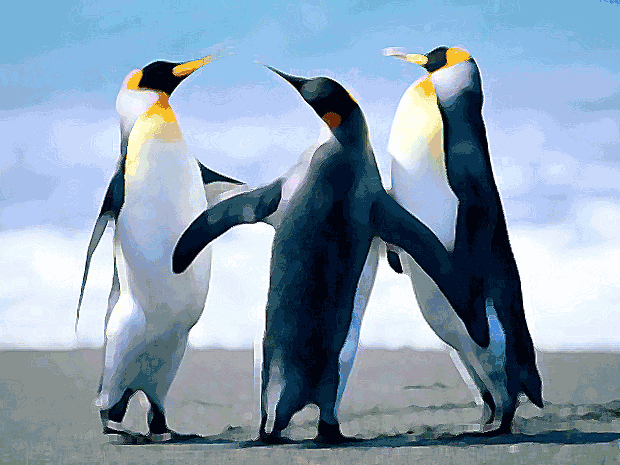
#> input picture Visão Computacional/Card 2/4 - Image Enhancement/penguim.png, 620 x 465 px
$ jupyter execute --allow-errors ImageEnhancemente_pratica.ipynb
#> lines starting #> are read from the running program, lines starting #| are printed output that depends on the picture; after the words box and inside, x2 and y2 are one past the last pixel; in counts of white or black regions, pixels touching at a corner belong together
[cell 1]
import cv2
import numpy as np
import matplotlib.pyplot as plt

imagemBGR = cv2.imread("penguim.png")
#> imagemBGR is the input picture: shape (465, 620, 3); mean B, G, R 177.7, 157.9, 136.7
imagem = imagemBGR[:, :, ::-1]
plt.imshow(imagem)

#> (a cell that did not finish here is left out)

[cell 3]
#convertendo para cinza
cinza = cv2.cvtColor(imagem, cv2.COLOR_RGB2GRAY)
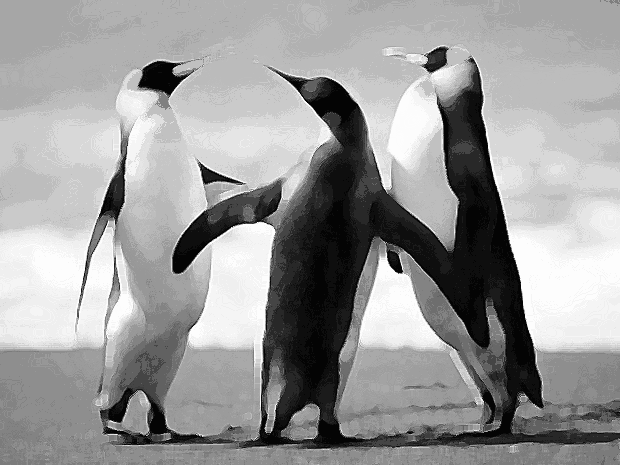
#> cinza: shape (465, 620); min 4, max 253, mean 153.8

#aplicação de threshold binario pixels acima de 127 viram 255, abaixo viram 0
retval, thresh_bin = cv2.threshold(cinza, 127, 255, cv2.THRESH_BINARY)
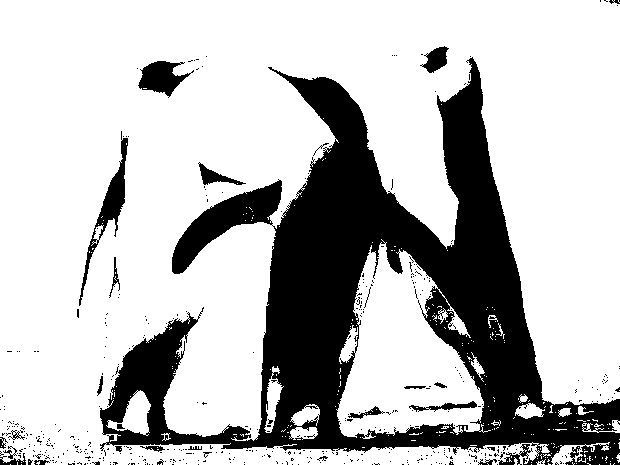
#> thresh_bin: shape (465, 620); 74.1% white; 472 black regions (444 under 20 px), largest, box (x1, y1, x2, y2) and area: (100, 57, 620, 465) 68560, (79, 131, 128, 306) 1429, (138, 61, 194, 98) 1081

#aplicação de threshold adaptativo
thresh_adapt = cv2.adaptiveThreshold(cinza, 255, cv2.ADAPTIVE_THRESH_GAUSSIAN_C,
                                     cv2.THRESH_BINARY, 11, 2)
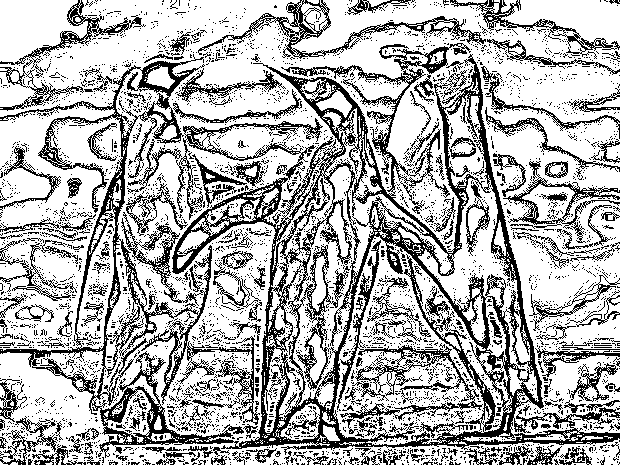
#> thresh_adapt: shape (465, 620); 69.6% white; black in thin lines or dots

plt.figure(figsize=(18, 5))
plt.subplot(141);plt.imshow(cinza, cmap='gray');plt.title("Escala de cinza");
plt.subplot(142);plt.imshow(thresh_bin, cmap='gray');plt.title("Limiarização simples");
plt.subplot(143);plt.imshow(thresh_adapt, cmap='gray');plt.title("Limiarização adaptativa");
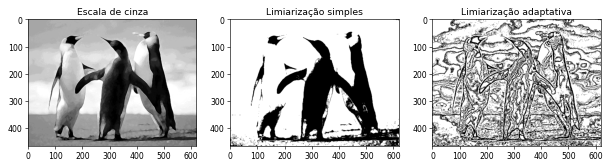
#> figure drawn by matplotlib, 3 panels

[cell 4]
#cria mascara do mesmo tamanho da imagem
mascara = np.zeros(imagem.shape[:2], dtype="uint8")

#desenha um circulo branco
altura, largura= imagem.shape[:2]
#> altura = 465; largura = 620
centro = (largura // 2, altura // 2)
#> centro = (310, 232)
cv2.circle(mascara, centro, min(altura, largura) // 3, 255, -1)
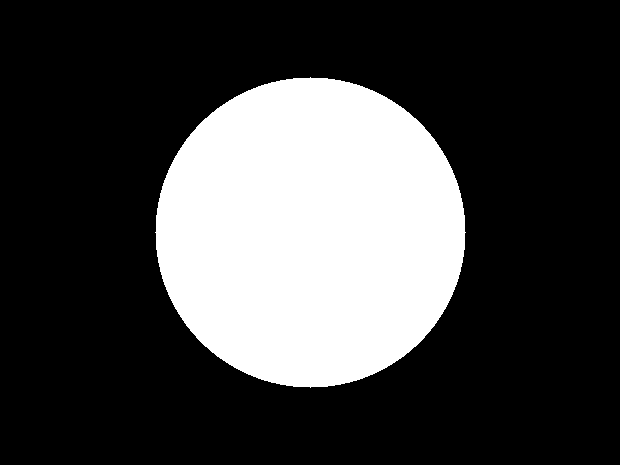
#> mascara: shape (465, 620); 26.2% white; 1 white region, box (x1, y1, x2, y2) and area: (155, 77, 466, 388) 75465

#so aparece onde ta branco
img_final = cv2.bitwise_and(imagem, imagem, mask=mascara)
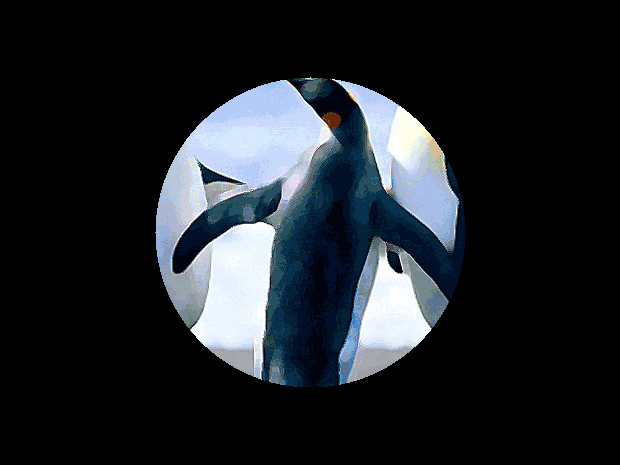
#> img_final: shape (465, 620, 3); mean R, G, B 31.1, 35.5, 40.3

#Inverte as cores
mascara_inv = cv2.bitwise_not(mascara)

plt.figure(figsize=(18, 5))
plt.subplot(141);plt.imshow(mascara, cmap='gray');plt.title("Máscara");
plt.subplot(142);plt.imshow(img_final);plt.title("Aplicação");

$ run again, with Visão Computacional/Card 2/4 - Image Enhancement/checkerboard_color.png copied over Visão Computacional/Card 2/4 - Image Enhancement/penguim.png
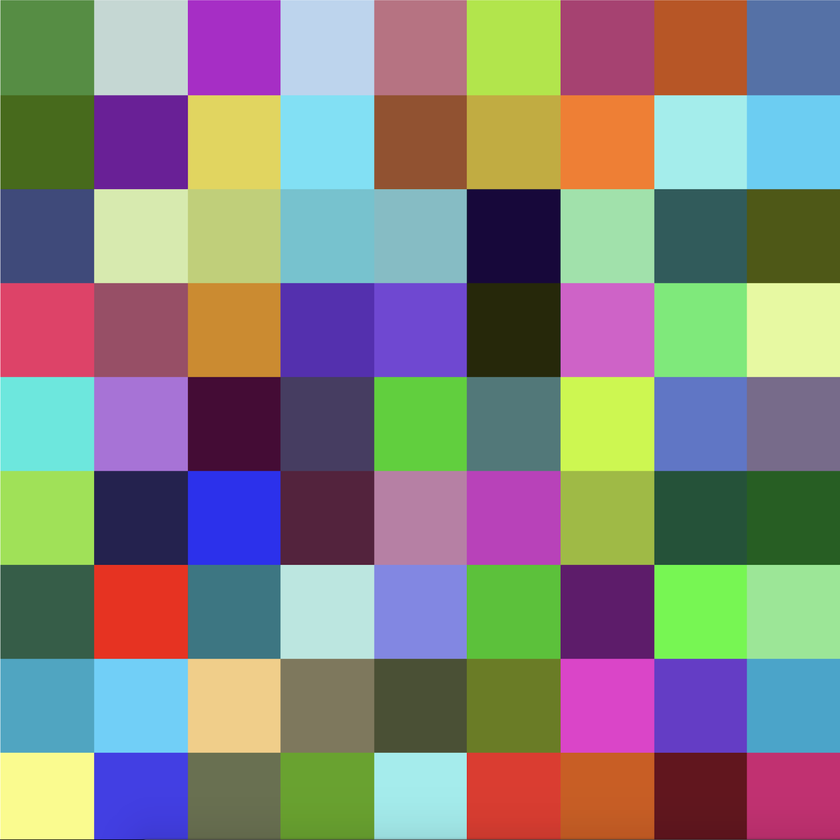
#> input picture Visão Computacional/Card 2/4 - Image Enhancement/checkerboard_color.png, 840 x 840 px, shrunk from 1800 x 1800 before the run
#> imagemBGR is the input picture: shape (840, 840, 3); mean B, G, R 126.7, 131.4, 133.1
#> `retval, thresh_bin = cv2.threshold(cinza, 127, 255, cv2.THRESH_BINARY)`:
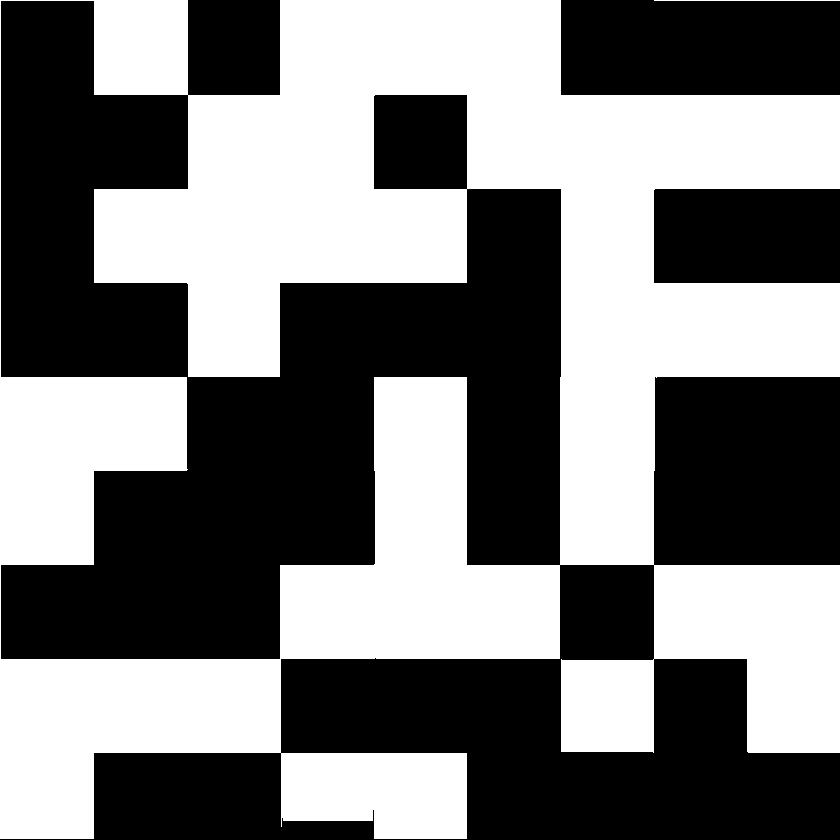
#> thresh_bin: shape (840, 840); 48.1% white; 2 white regions, box (x1, y1, x2, y2) and area: (0, 0, 840, 839) 338904, (654, 0, 840, 1) 186
#> thresh_adapt: shape (840, 840); 93% white; 22 black regions, largest, box (x1, y1, x2, y2) and area: (0, 0, 840, 840) 37480, (0, 658, 652, 840) 7037, (1, 379, 5, 563) 542
#> mascara: shape (840, 840); 34.9% white; 1 white region, box (x1, y1, x2, y2) and area: (140, 140, 701, 701) 246253
#> `img_final = cv2.bitwise_and(imagem, imagem, mask=mascara)`:
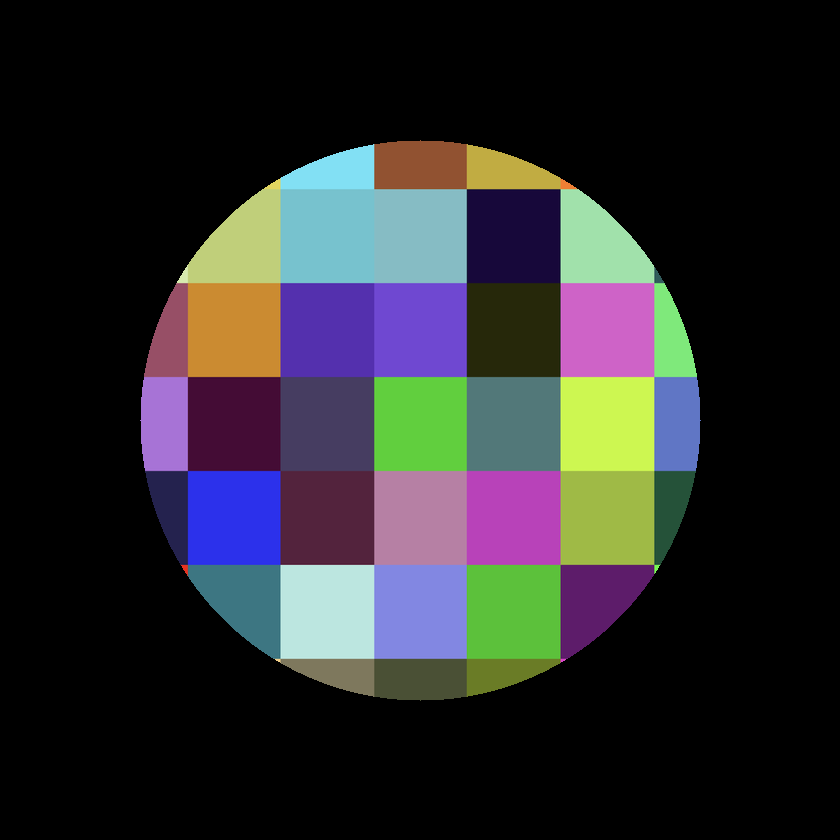
#> img_final: shape (840, 840, 3); mean R, G, B 41.9, 42.1, 44.7

$ run again, with Visão Computacional/Card 2/4 - Image Enhancement/New_Zealand_Coast.jpg saved as Visão Computacional/Card 2/4 - Image Enhancement/penguim.png
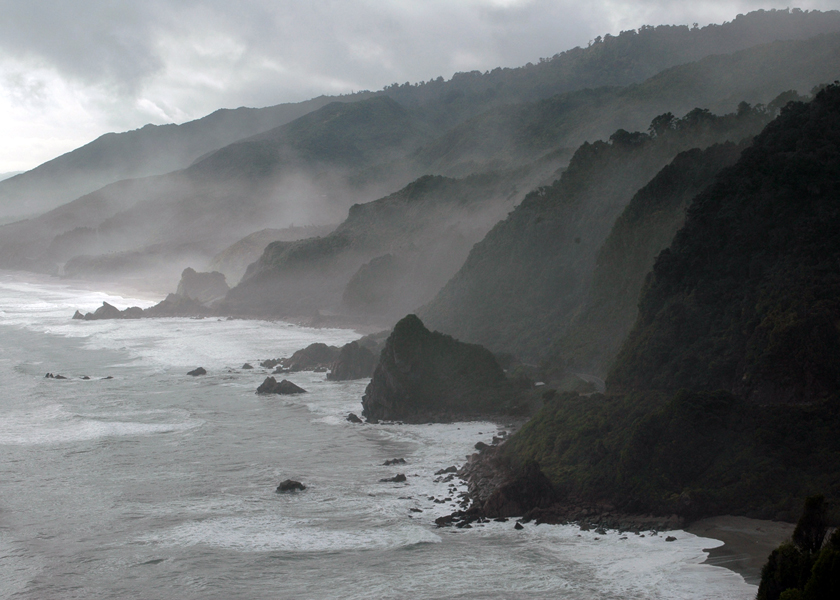
#> input picture Visão Computacional/Card 2/4 - Image Enhancement/New_Zealand_Coast.jpg, 840 x 600 px
#> imagemBGR is the input picture: shape (600, 840, 3); mean B, G, R 115.2, 113.8, 110.9
#> `retval, thresh_bin = cv2.threshold(cinza, 127, 255, cv2.THRESH_BINARY)`:
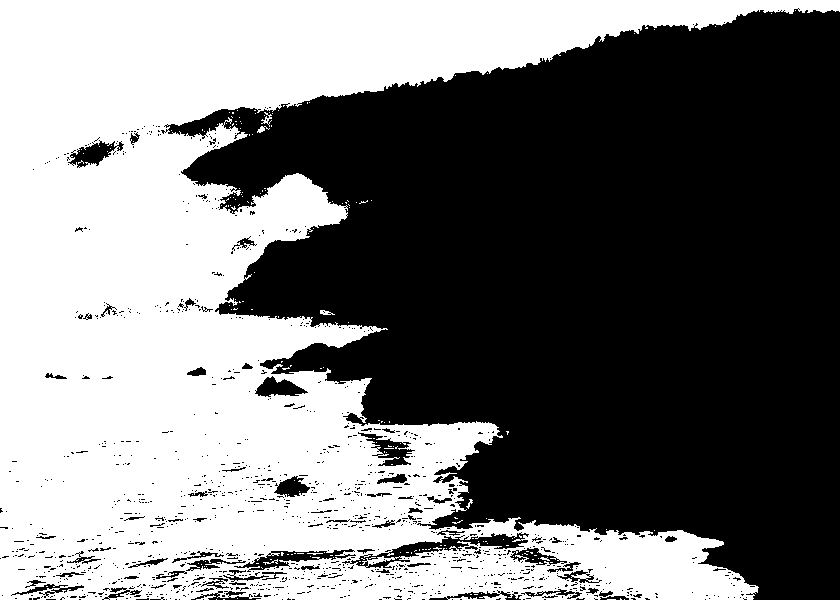
#> thresh_bin: shape (600, 840); 46.7% white; 191 white regions (183 under 20 px), largest, box (x1, y1, x2, y2) and area: (0, 0, 840, 600) 234778, (261, 112, 272, 127) 57, (320, 310, 335, 315) 44
#> thresh_adapt: shape (600, 840); 73.4% white; black in thin lines or dots
#> mascara: shape (600, 840); 24.9% white; 1 white region, box (x1, y1, x2, y2) and area: (220, 100, 621, 501) 125629
#> `img_final = cv2.bitwise_and(imagem, imagem, mask=mascara)`:
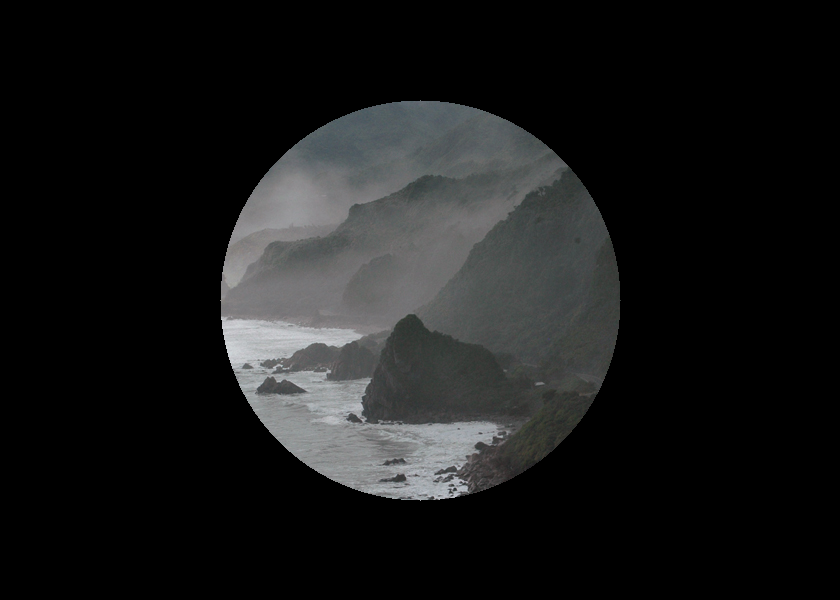
#> img_final: shape (600, 840, 3); mean R, G, B 24.4, 25.1, 25.1
